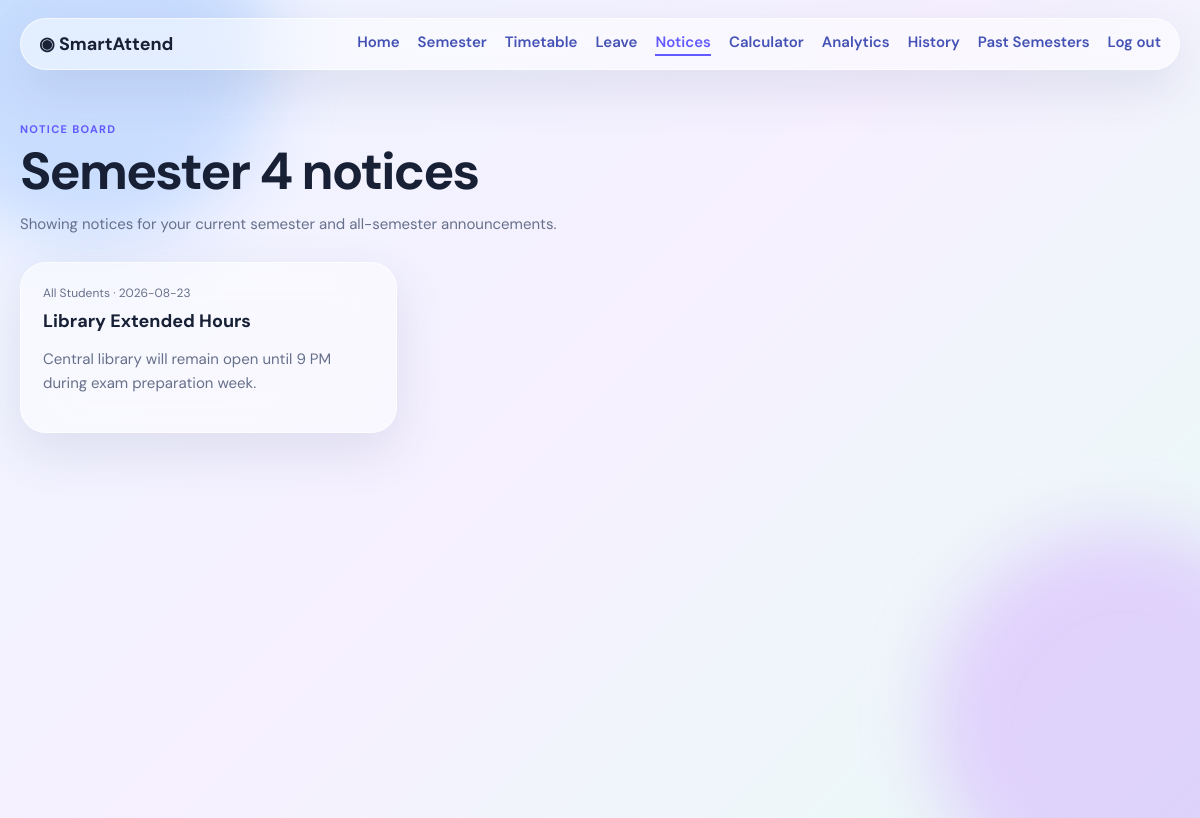
The app's page /notices (signed in) with its own data.
### tables this page shows
CREATE TABLE students (id INTEGER PRIMARY KEY, student_id TEXT UNIQUE NOT NULL, password TEXT NOT NULL, name TEXT NOT NULL, department TEXT, program TEXT, year TEXT, college TEXT, current_semester INTEGER DEFAULT 1, target_attendance REAL DEFAULT 75, theme TEXT DEFAULT 'system');

CREATE TABLE notices (
    id INTEGER PRIMARY KEY,
    title TEXT NOT NULL,
    message TEXT NOT NULL,
    semester_number INTEGER,
    is_important INTEGER DEFAULT 0,
    created_at TEXT NOT NULL DEFAULT CURRENT_TIMESTAMP
);

### app.py (the view)
@app.route('/notices')
@student_required
def notices():
    conn = get_db()
    s = student(conn)
    rows = notices_for_student(conn, s['current_semester'])
    conn.close()
    return render_template('notices.html', student=s, notices=rows)

### app.py (called while the page is built)
def student_required(f):
    @wraps(f)
    def inner(*args, **kwargs):
        if not session.get('student_id'):
            return redirect(url_for('login'))
        return f(*args, **kwargs)
    return inner

def student(conn):
    return conn.execute('SELECT * FROM students WHERE id=?', (session['student_id'],)).fetchone()

def notices_for_student(conn, current_semester):
    if current_semester is None:
        return conn.execute(
            'SELECT * FROM notices WHERE semester_number IS NULL ORDER BY is_important DESC, created_at DESC',
        ).fetchall()
    return conn.execute(
        'SELECT * FROM notices WHERE semester_number IS NULL OR semester_number=? ORDER BY is_important DESC, created_at DESC',
        (current_semester,),
    ).fetchall()

### database.py (called while the page is built)
def get_db():
    conn = sqlite3.connect(DB_PATH)
    conn.row_factory = sqlite3.Row
    conn.execute('PRAGMA foreign_keys = ON')
    return conn

### templates/notices.html (shortened to what this page needs)
{% extends 'base.html' %}
{% block content %}
<div class="page-head">
<span class="eyebrow">NOTICE BOARD</span>
<h1>Semester {{ student['current_semester'] }} notices</h1>
<p>Showing notices for your current semester and all-semester announcements.</p>
</div>
<div class="notice-grid">
{% for n in notices %}
<article class="glass notice-card {{ 'important' if n['is_important'] else '' }}">
<span class="notice-meta">
{% if n['semester_number'] %}Semester {{ n['semester_number'] }}{% else %}All Students{% endif %}
· {{ n['created_at'][:10] }}
</span>
<h3>{{ n['title'] }}</h3>
<p>{{ n['message'] }}</p>
</article>
{% else %}
<article class="glass notice-card"><p>No notices available right now.</p></article>
{% endfor %}
</div>
{% endblock %}

### static/css/style.css (style rules this page uses)
:root { --ink:#172035;--muted:#66708b;--line:rgba(255,255,255,.65);--violet:#635bff;--safe:#157a5d;--warn:#b66a00;--danger:#c83a52 }
* { box-sizing:border-box }
body { margin:0;min-height:100vh;background:linear-gradient(135deg,#eef5ff,#f6f0ff 48%,#e9fbf6);color:var(--ink);font:15px 'DM Sans',sans-serif }
.glass { background:rgba(255,255,255,.49);border:1px solid var(--line);box-shadow:0 18px 50px rgba(61,72,125,.12);backdrop-filter:blur(24px);-webkit-backdrop-filter:blur(24px);border-radius:26px }
.eyebrow { display:block;color:var(--violet);font-size:11px;font-weight:700;letter-spacing:1.3px;margin:8px 0 }
h1 { font-size:clamp(30px,5vw,52px);line-height:1.04;margin:6px 0 10px;letter-spacing:-1.9px }
p { color:var(--muted);line-height:1.55 }
.page-head { margin-bottom:26px }
.notice-grid,.leave-grid { display:grid;grid-template-columns:repeat(auto-fill,minmax(280px,1fr));gap:15px;margin-bottom:28px }
.notice-card,.leave-card { padding:22px;position:relative }
.notice-meta { display:block;font-size:12px;color:var(--muted);margin-bottom:8px }
.notice-card h3,.leave-card h3 { margin:0 0 8px;font-size:18px }

### records on screen
students: current_semester "4"
notices: created_at "2026-08-23", title "Library Extended Hours", message "Central library will remain open until 9 PM during exam preparation week."
